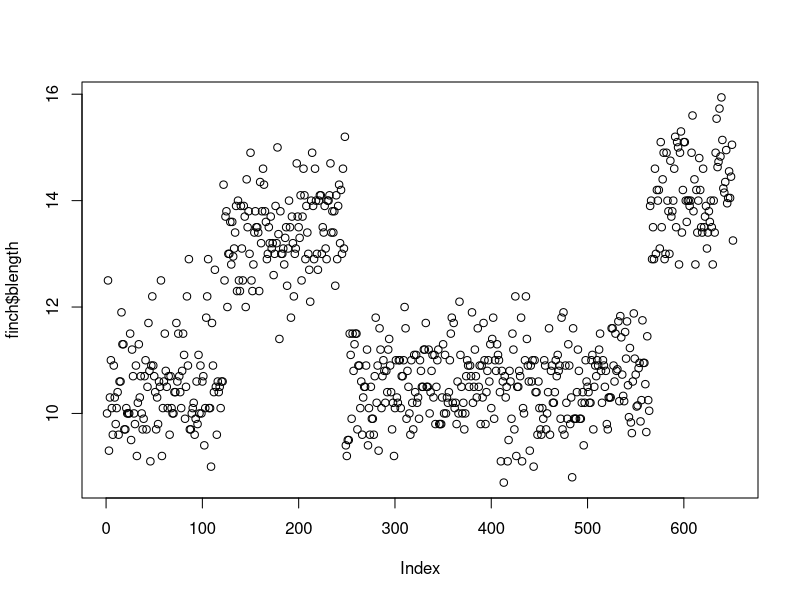
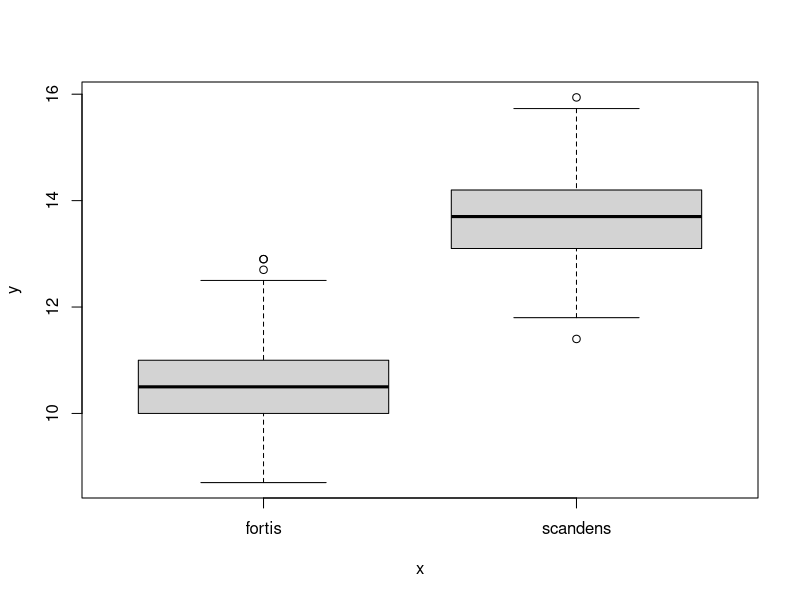
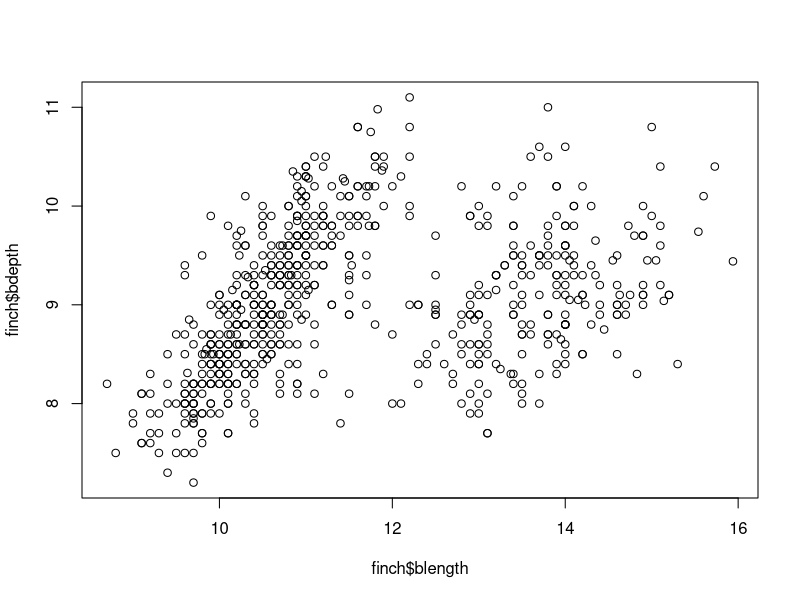
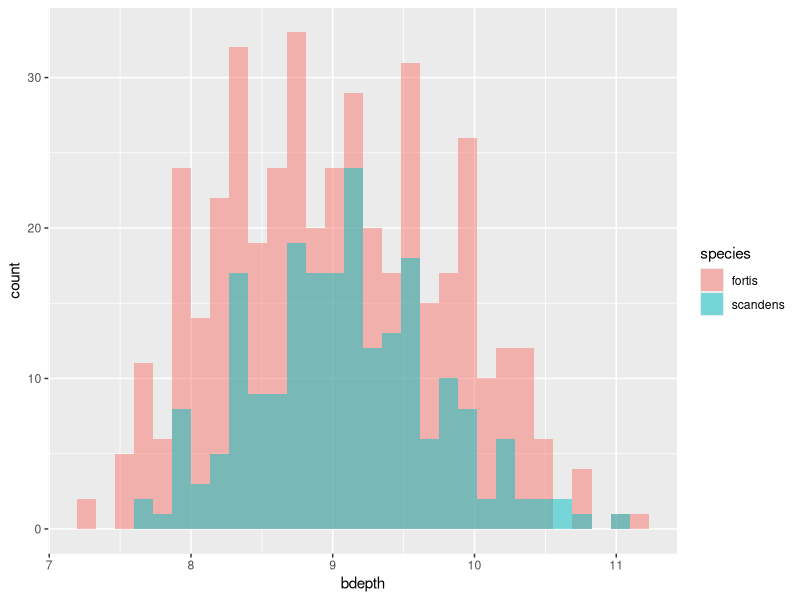
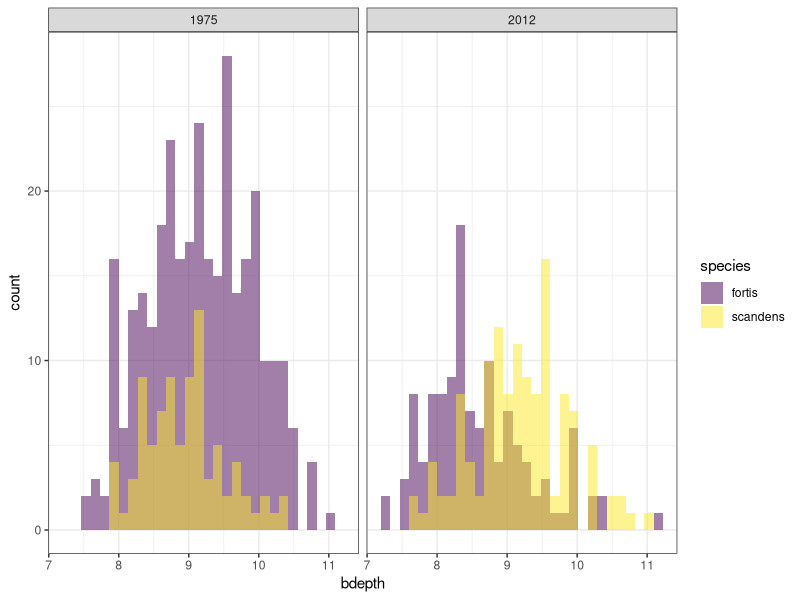
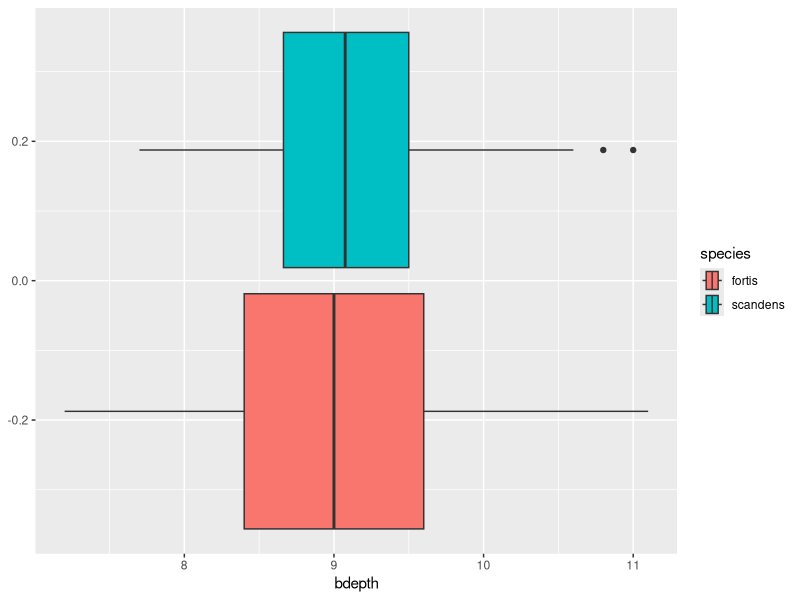
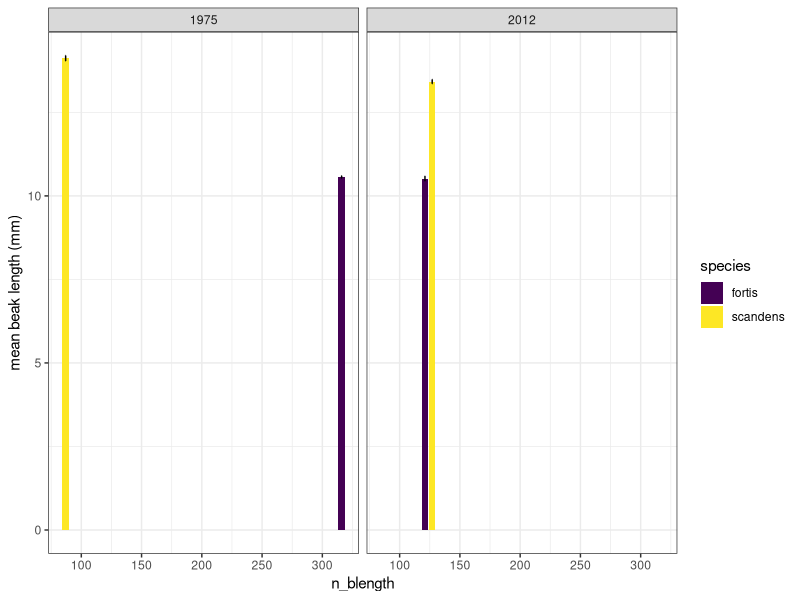
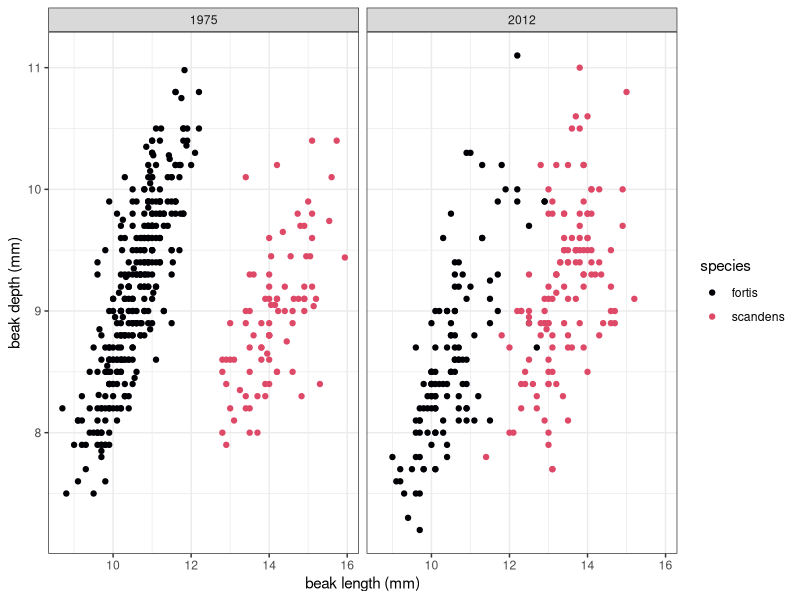

Source code (R) for these figures, in order:
# hw 02 Jess Crouse
library(tidyverse)
finch <- read.csv("data/galapago-finches.csv",
                  stringsAsFactors = TRUE)
# problem 1.1
names(finch)
# problem 1.2
# year, band
# problem 1.3
str(finch)
# problem 1.4
# species is the factor. there are two levels- "fortis" and "scandens"
finch |>
  summarize(mode_year = mode(year))
# problem 1.5
# the mode of the year column is numeric
# problem 1.6
finch <- as_tibble(finch)
finch
# problem 1.7
unique(finch$year)
# problem 1.8
distinct(finch, year, species)

# problem 2.1
plot(finch$blength)
# problem 2.2
# there are a lot of clusters of data points at different lengths, none are too different from the others though
# problem 2.3
plot(finch$species, finch$blength)
# problem 2.4
# the scandens species typically has a longer beak than the fortis species
# problem 2.5
plot(finch$blength, finch$bdepth)
# problem 2.6
# typically, the longer a beak is, the more depth it has as well up to 12 mm, and then the pattern starts over and repeats with longer beaks

# problem 3.1
finch |>
  filter(blength >= 15)
# problem 3.2
# the code returned 15 rows. scandens is the only species in this filter, with both 2012 and 1975 as years
# problem 3.3
finch |>
  filter(species == "fortis", bdepth < 8)
# this code returns 35 rows
# problem 3.4
finch |>
  filter(blength == 10 | blength == 12)
# problem 3.5
finch |>
  mutate(finch_year = factor(year,
                             levels = c("1975", "2012")))
finch_year <- finch |>
  mutate(finch_year = factor(year,
                             levels = c("1975", "2012")))
# problem 3.6
finch |>
  group_by(species, year) |>
  summarize(mean_blength = mean(blength),
            sd_blength = sd(blength),
            n_blength = n()) |>
  mutate(se_blength = sd_blength / sqrt(n_blength)) 
finch_year_means <- finch |>
  group_by(species, year) |>
  summarize(mean_blength = mean(blength),
            sd_blength = sd(blength),
            n_blength = n()) |>
  mutate(se_blength = sd_blength / sqrt(n_blength))
finch_year_means
ungroup(finch_year_means)
# problem 4.1
ggplot(data = finch,
       aes(x = bdepth,
           fill = species)) +
  geom_histogram(position = "identity",
                 alpha = 0.5)
# problem 4.2
ggplot(data = finch,
       aes(x = bdepth,
           fill = species)) +
  geom_histogram(position = "identity",
                 alpha = 0.5) +
  facet_wrap(~year) +
  scale_fill_viridis_d() +
  theme_bw()
# problem 4.3
ggplot(data = finch_year,
       aes(x = bdepth,
           fill = species)) +
  geom_boxplot()
# problem 4.4
finch_year_means |>
  group_by(species, year) |>
  ggplot(aes(x = n_blength,
             y = mean_blength,
             fill = species,
             ymin = mean_blength - se_blength,
             ymax = mean_blength + se_blength)) +
  geom_col(position = "dodge") +
  geom_errorbar(position = position_dodge(0.9),
                width = 0.4) +
  facet_wrap(~year) +
  scale_fill_viridis_d() +
  theme_bw() +
  labs(y = "mean beak length (mm)")
# problem 4.5
finch_year |>
  group_by(species, year) |>
  ggplot(aes(x = blength,
             y = bdepth,
             color = species)) +
  geom_point() +
  facet_wrap(~year) +
  scale_color_viridis_d(option = "magma",
                        end = 0.6) +
  theme_bw() +
  labs(y = "beak depth (mm)",
       x = "beak length (mm)")









